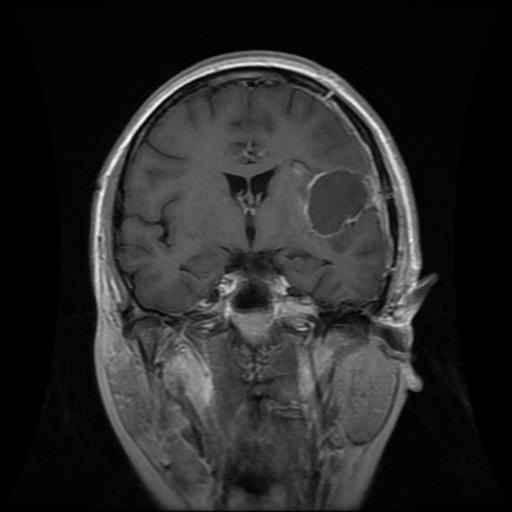
#> input picture Detection/contents/Training/tumor/gg (140).jpg, 512 x 512 px
$ jupyter execute --allow-errors detection_model_gen1.ipynb
#> lines starting #> are read from the running program, lines starting #| are printed output that depends on the picture; after the words box and inside, x2 and y2 are one past the last pixel; in counts of white or black regions, pixels touching at a corner belong together
[cell 1]
# Import libraries

import os
import random
from tqdm import tqdm
import numpy as np
import pandas as pd
import matplotlib.pyplot as plt
import seaborn as sns

import cv2
import tensorflow as tf
from tensorflow.keras.preprocessing.image import load_img,ImageDataGenerator, array_to_img
from tensorflow.keras.applications import EfficientNetB1

from tensorflow.keras.models import Model
from tensorflow.keras.layers import Flatten,Dense,Conv2D,Dropout,GlobalAveragePooling2D,GlobalAvgPool2D

from tensorflow.keras.optimizers import Adam
from tensorflow.keras.callbacks import ModelCheckpoint,EarlyStopping
import imutils

[cell 2]
# Create Directory for Training Data

os.mkdir("./contents/Crop-Brain-MRI")
os.mkdir("./contents/Crop-Brain-MRI/tumor")
os.mkdir("./contents/Crop-Brain-MRI/no_tumor")

[cell 3]
# Create Directory for Testing Data

os.mkdir("./contents/Test-Brain-MRI")
os.mkdir("./contents/Test-Brain-MRI/tumor")
os.mkdir("./contents/Test-Brain-MRI/no_tumor")

[cell 4]
# Data Visualisation

train_dir = "./contents/Training/"
test_dir = "./contents/Testing/"

classes = os.listdir("./contents/Training")

files_path_dict = {}

for c in classes:
  files_path_dict[c] = list(map(lambda x :train_dir+c+'/'+x, os.listdir(train_dir+c)))

plt.figure(figsize=(17,17))
index = 0

#> (the rest of this cell did not finish here and is left out)

[cell 5]
# Function to crop images

def crop_image(image, plot=False):

    img_gray = cv2.cvtColor(image, cv2.COLOR_BGR2GRAY)
    img_gray = cv2.GaussianBlur(img_gray, (5, 5), 0)

    img_thresh = cv2.threshold(img_gray, 45, 255, cv2.THRESH_BINARY)[1]
    img_thresh = cv2.erode(img_thresh, None, iterations=2)
    img_thresh = cv2.dilate(img_thresh, None, iterations=2)

    contours = cv2.findContours(img_thresh.copy(), cv2.RETR_EXTERNAL, cv2.CHAIN_APPROX_SIMPLE)
    contours = imutils.grab_contours(contours)
    c = max(contours, key=cv2.contourArea)

    extLeft = tuple(c[c[:, :, 0].argmin()][0])
    extRight = tuple(c[c[:, :, 0].argmax()][0])
    extTop = tuple(c[c[:, :, 1].argmin()][0])
    extBot = tuple(c[c[:, :, 1].argmax()][0])

    new_image = image[extTop[1]:extBot[1], extLeft[0]:extRight[0]]

    if plot:
        plt.figure()
        plt.subplot(1, 2, 1)
        plt.imshow(image)
        plt.tick_params(axis='both', which='both', top=False, bottom=False, left=False, right=False,labelbottom=False, labeltop=False, labelleft=False, labelright=False)
        plt.title('Original Image')
        plt.subplot(1, 2, 2)
        plt.imshow(new_image)
        plt.tick_params(axis='both', which='both',top=False, bottom=False, left=False, right=False,labelbottom=False, labeltop=False, labelleft=False, labelright=False)
        plt.title('Cropped Image')
        plt.show()

    return new_image

[cell 6]
# Check the crop

example_img = cv2.imread("./contents/Training/tumor/gg (1).jpg")
#> (the rest of this cell did not finish here and is left out)

[cell 7]
# Crop the Training Images and Save to respective directories
tumor = train_dir + "tumor"
no_tumor = train_dir + "no_tumor"

j = 0
for i in tqdm(os.listdir(tumor)):
  path = os.path.join(tumor, i)
  img = cv2.imread(path)
#> img is the input picture: shape (512, 512, 3); min 0, max 255, mean 39.8
  img = crop_image(img, plot=False)
#> call 2 of crop_image, with plot = False
#> in crop_image (call 2), `img_thresh = cv2.threshold(img_gray, 45, 255, cv2.THRESH_BINARY)[1]`: img_thresh: shape (512, 512); 43.3% white; 13 white regions (8 under 20 px), largest, box (x1, y1, x2, y2) and area: (90, 50, 436, 511) 113369, (125, 277, 132, 289) 39, (343, 306, 353, 312) 38, (241, 460, 249, 469) 33, (258, 463, 263, 468) 20
#> in crop_image (call 2), `img_thresh = cv2.erode(img_thresh, None, iterations=2)`: img_thresh: shape (512, 512); 37.6% white; 10 white regions (4 under 20 px), largest, box (x1, y1, x2, y2) and area: (92, 52, 434, 508) 97526, (264, 486, 287, 508) 336, (212, 73, 279, 84) 211, (229, 492, 249, 508) 210, (292, 474, 306, 498) 182, (135, 307, 142, 317) 37
#> in crop_image (call 2), `img_thresh = cv2.dilate(img_thresh, None, iterations=2)`:
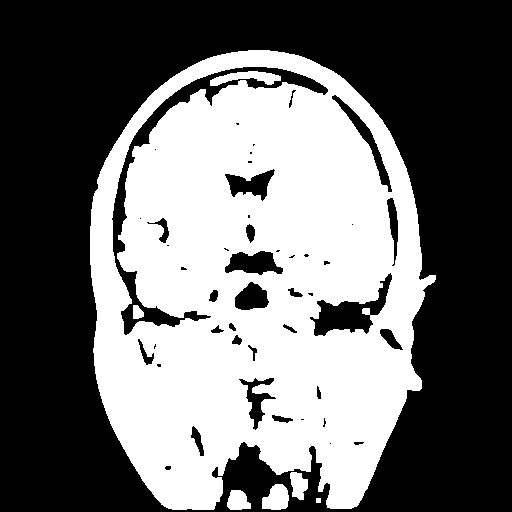
#> img_thresh: shape (512, 512); 42.9% white; 7 white regions
#> in crop_image (call 2), `contours = cv2.findContours(img_thresh.copy(), cv2.RETR_EXTERNAL, cv2...`: contours = 5 contours, 1 with area under 20; largest, box (x1, y1, x2, y2) and area: (90, 50, 436, 510) 122724, (262, 484, 289, 510) 490, (227, 490, 251, 510) 334, (290, 472, 308, 500) 319
#> in crop_image (call 2), `c = max(contours, key=cv2.contourArea)`: c = contour of 701 points, box (x1, y1, x2, y2) (90, 50, 436, 510), area 122724
#> in crop_image (call 2), `extLeft = tuple(c[c[:, :, 0].argmin()][0])`: extLeft = (90, 226)
#> in crop_image (call 2), `extRight = tuple(c[c[:, :, 0].argmax()][0])`: extRight = (435, 279)
#> in crop_image (call 2), `extTop = tuple(c[c[:, :, 1].argmin()][0])`: extTop = (248, 50)
#> in crop_image (call 2), `extBot = tuple(c[c[:, :, 1].argmax()][0])`: extBot = (172, 509)
#> in crop_image (call 2), `new_image = image[extTop[1]:extBot[1], extLeft[0]:extRight[0]]`:
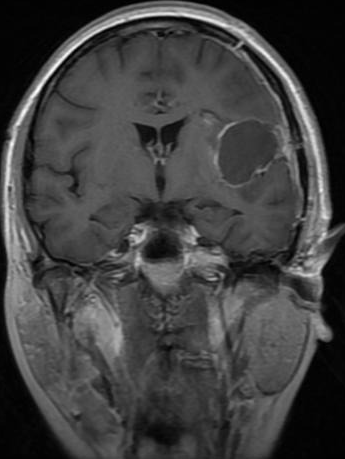
#> new_image: shape (459, 345, 3); min 0, max 255, mean 64.4
  if img is not None:
    img = cv2.resize(img, (224, 224))
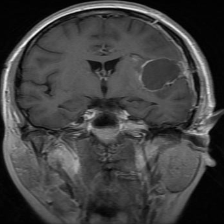
#> img: shape (224, 224, 3); min 0, max 247, mean 64.3
    save_path = "./contents/Crop-Brain-MRI/tumor/"+ str(j) + ".jpg"
    cv2.imwrite(save_path, img)
    j = j+1

j = 0
for i in tqdm(os.listdir(no_tumor)):
  path = os.path.join(no_tumor, i)
  img = cv2.imread(path)
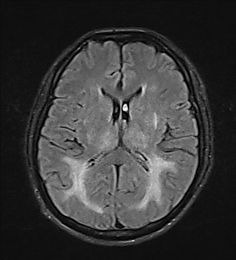
#> input picture Detection/contents/Training/no_tumor/image(10).jpg, 236 x 260 px
#> img is the input picture: shape (260, 236, 3); min 0, max 255, mean 57.1
  img = crop_image(img, plot=False)
#> call 3 of crop_image, with plot = False
#> in crop_image (call 3), `img_thresh = cv2.threshold(img_gray, 45, 255, cv2.THRESH_BINARY)[1]`: img_thresh: shape (260, 236); 43.9% white; 33 white regions (24 under 20 px), largest, box (x1, y1, x2, y2) and area: (37, 40, 199, 230) 24060, (29, 42, 213, 246) 1930, (29, 46, 74, 155) 445
#> in crop_image (call 3), `img_thresh = cv2.erode(img_thresh, None, iterations=2)`: img_thresh: shape (260, 236); 35.6% white; 10 white regions (8 under 20 px), largest, box (x1, y1, x2, y2) and area: (39, 42, 197, 228) 21793, (197, 87, 203, 94) 35
#> in crop_image (call 3), `img_thresh = cv2.dilate(img_thresh, None, iterations=2)`:
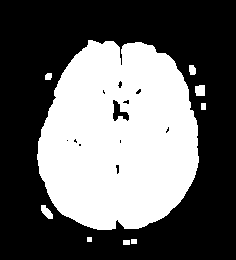
#> img_thresh: shape (260, 236); 39.8% white; 9 white regions
#> in crop_image (call 3), `contours = cv2.findContours(img_thresh.copy(), cv2.RETR_EXTERNAL, cv2...`: contours = 9 contours, 1 with area under 20; largest, box (x1, y1, x2, y2) and area: (37, 40, 199, 230) 23964, (195, 85, 205, 96) 84, (41, 205, 53, 219) 82, (189, 65, 196, 75) 47, (45, 73, 52, 80) 32, (123, 240, 130, 245) 24, (201, 103, 206, 110) 24, (131, 239, 137, 244) 20
#> in crop_image (call 3), `c = max(contours, key=cv2.contourArea)`: c = contour of 270 points, box (x1, y1, x2, y2) (37, 40, 199, 230), area 23964
#> in crop_image (call 3), `extLeft = tuple(c[c[:, :, 0].argmin()][0])`: extLeft = (37, 154)
#> in crop_image (call 3), `extRight = tuple(c[c[:, :, 0].argmax()][0])`: extRight = (198, 162)
#> in crop_image (call 3), `extTop = tuple(c[c[:, :, 1].argmin()][0])`: extTop = (88, 40)
#> in crop_image (call 3), `extBot = tuple(c[c[:, :, 1].argmax()][0])`: extBot = (97, 229)
#> in crop_image (call 3), `new_image = image[extTop[1]:extBot[1], extLeft[0]:extRight[0]]`:
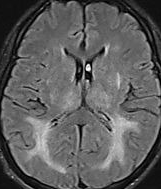
#> new_image: shape (189, 161, 3); min 0, max 255, mean 94
  if img is not None:
    img = cv2.resize(img, (224, 224))
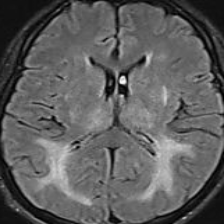
#> img: shape (224, 224, 3); min 0, max 250, mean 93.9
    save_path = "./contents/Crop-Brain-MRI/no_tumor/" +str(j) +".jpg"
    cv2.imwrite(save_path, img)
    j = j+1

[cell 8]
# Crop the Testing Images and Save to respective directories
tumor = test_dir + "tumor"
no_tumor = test_dir + "no_tumor"

j = 0
for i in tqdm(os.listdir(tumor)):
  path = os.path.join(tumor, i)
  img = cv2.imread(path)
  img = crop_image(img, plot=False)
#> in crop_image (call 4), `contours = cv2.findContours(img_thresh.copy(), cv2.RETR_EXTERNAL, cv2...`: contours = 5 contours, 1 with area under 20; largest, box (x1, y1, x2, y2) and area: (90, 50, 436, 510) 122724, (262, 484, 289, 510) 490, (227, 490, 251, 510) 334, (290, 472, 308, 500) 319
  if img is not None:
    img = cv2.resize(img, (224, 224))
    save_path = "./contents/Test-Brain-MRI/tumor/"+ str(j) + ".jpg"
    cv2.imwrite(save_path, img)
    j = j+1

j = 0
for i in tqdm(os.listdir(no_tumor)):
  path = os.path.join(no_tumor, i)
  img = cv2.imread(path)
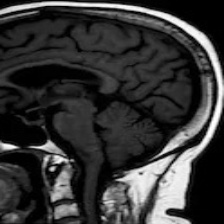
#> input picture Detection/contents/Test-Brain-MRI/no_tumor/1.jpg, 224 x 224 px, found by its file name
#> img is the input picture: shape (224, 224, 3); min 0, max 255, mean 54
  img = crop_image(img, plot=False)
#> in crop_image (call 5), `img_thresh = cv2.threshold(img_gray, 45, 255, cv2.THRESH_BINARY)[1]`: img_thresh: shape (224, 224); 38.9% white; 44 white regions (22 under 20 px), largest, box (x1, y1, x2, y2) and area: (0, 0, 224, 224) 8942, (0, 36, 178, 97) 2705, (28, 138, 75, 203) 1394
#> in crop_image (call 5), `img_thresh = cv2.erode(img_thresh, None, iterations=2)`: img_thresh: shape (224, 224); 19.6% white; 37 white regions (17 under 20 px), largest, box (x1, y1, x2, y2) and area: (0, 0, 224, 224) 5114, (57, 101, 94, 142) 778, (35, 142, 71, 200) 692
#> in crop_image (call 5), `img_thresh = cv2.dilate(img_thresh, None, iterations=2)`:
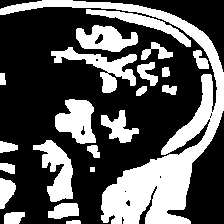
#> img_thresh: shape (224, 224); 35% white; 22 white regions
#> in crop_image (call 5), `contours = cv2.findContours(img_thresh.copy(), cv2.RETR_EXTERNAL, cv2...`: contours = 22 contours, 1 with area under 20; largest, box (x1, y1, x2, y2) and area: (0, 0, 224, 224) 8264, (55, 99, 96, 144) 1158, (51, 47, 137, 93) 1145, (33, 140, 73, 202) 1138, (76, 25, 138, 52) 1004
#> in crop_image (call 5), `c = max(contours, key=cv2.contourArea)`: c = contour of 503 points, box (x1, y1, x2, y2) (0, 0, 224, 224), area 8264
#> in crop_image (call 5), `extLeft = tuple(c[c[:, :, 0].argmin()][0])`: extLeft = (0, 9)
#> in crop_image (call 5), `extRight = tuple(c[c[:, :, 0].argmax()][0])`: extRight = (223, 110)
#> in crop_image (call 5), `extTop = tuple(c[c[:, :, 1].argmin()][0])`: extTop = (42, 0)
#> in crop_image (call 5), `extBot = tuple(c[c[:, :, 1].argmax()][0])`: extBot = (111, 223)
#> in crop_image (call 5), `new_image = image[extTop[1]:extBot[1], extLeft[0]:extRight[0]]`:
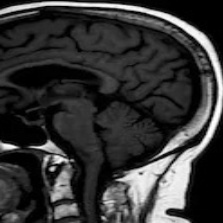
#> new_image: shape (223, 223, 3); min 0, max 255, mean 54
  if img is not None:
    img = cv2.resize(img, (224, 224))
    save_path = "./contents/Test-Brain-MRI/no_tumor/" +str(j) +".jpg"
    cv2.imwrite(save_path, img)
    j = j+1
